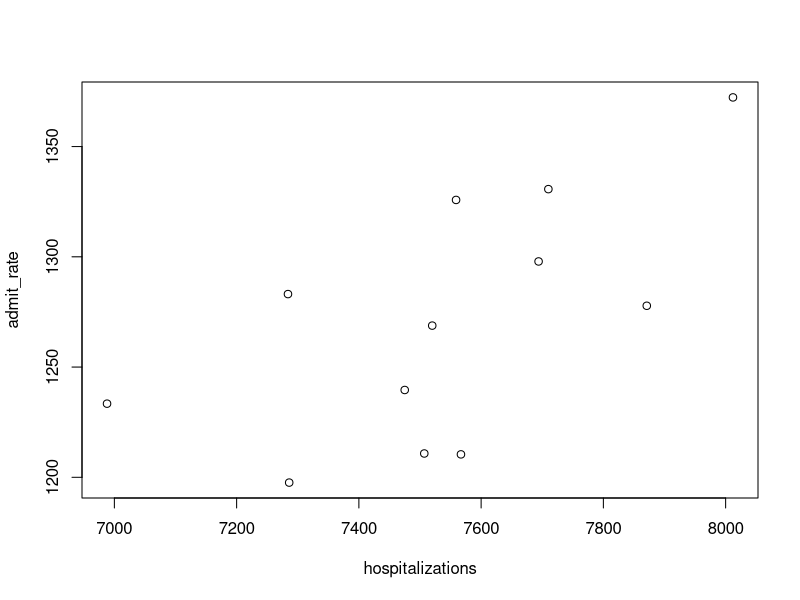
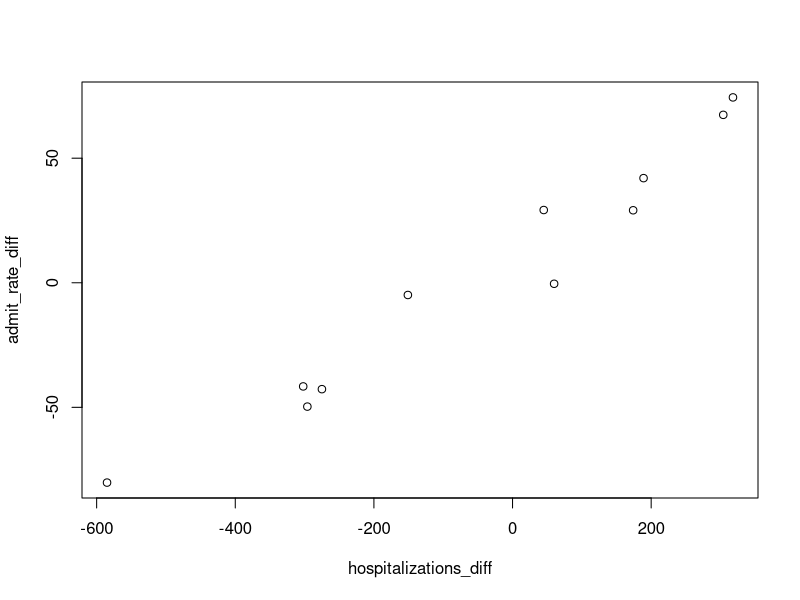

These figures' R source, in order:
##--------------------------------------------
##
## Chicago Diabetes Homework (Lecture 4)
##
## Class: PCE Data Science Methods Class
##
##--------------------------------------------


setwd('E:/Work/Teaching/PCE_Data_Science/4_HypothesisTesting_CentralLimit/')

data = read.csv('ChicagoDiabetesData.csv', stringsAsFactors = FALSE)

data_sums = apply(data[-1],2,sum)

hospitalizations = data_sums[grepl('Hospitalizations', names(data_sums))]
admit_rate = data_sums[grepl('Crude.Rate.[0-9]+$', names(data_sums), perl = TRUE)]

plot(hospitalizations, admit_rate)

hospitalizations_diff = diff(hospitalizations)
admit_rate_diff = diff(admit_rate)

plot(hospitalizations_diff, admit_rate_diff)
